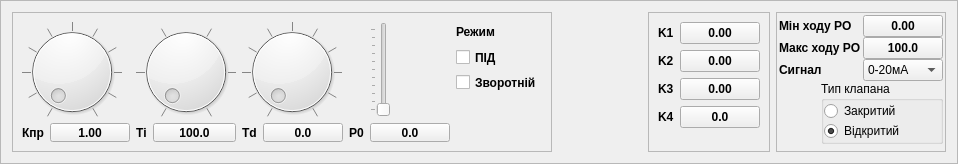
    <widget class="QFrame" name="RegParm">
     <property name="sizePolicy">
      <sizepolicy hsizetype="Preferred" vsizetype="Fixed">
       <horstretch>0</horstretch>
       <verstretch>181</verstretch>
      </sizepolicy>
     </property>
     <property name="frameShape">
      <enum>QFrame::StyledPanel</enum>
     </property>
     <property name="frameShadow">
      <enum>QFrame::Raised</enum>
     </property>
     <layout class="QHBoxLayout" name="horizontalLayout_4">
      <item>
       <widget class="QFrame" name="RegCtrl">
        <property name="sizePolicy">
         <sizepolicy hsizetype="Preferred" vsizetype="Fixed">
          <horstretch>0</horstretch>
          <verstretch>0</verstretch>
         </sizepolicy>
        </property>
        <property name="maximumSize">
         <size>
          <width>16777215</width>
          <height>140</height>
         </size>
        </property>
        <property name="frameShape">
         <enum>QFrame::StyledPanel</enum>
        </property>
        <property name="frameShadow">
         <enum>QFrame::Raised</enum>
        </property>
        <layout class="QGridLayout" name="gridLayout">
         <item row="0" column="8">
          <widget class="QLabel" name="label">
           <property name="font">
            <font>
             <weight>75</weight>
             <bold>true</bold>
            </font>
           </property>
           <property name="text">
            <string>Режим</string>
           </property>
          </widget>
         </item>
         <item row="2" column="8">
          <widget class="QCheckBox" name="regRev">
           <property name="font">
            <font>
             <weight>75</weight>
             <bold>true</bold>
            </font>
           </property>
           <property name="text">
            <string>Зворотній</string>
           </property>
          </widget>
         </item>
         <item row="4" column="0">
          <widget class="QLabel" name="labelKpr">
           <property name="sizePolicy">
            <sizepolicy hsizetype="Maximum" vsizetype="Preferred">
             <horstretch>0</horstretch>
             <verstretch>0</verstretch>
            </sizepolicy>
           </property>
           <property name="font">
            <font>
             <weight>75</weight>
             <bold>true</bold>
            </font>
           </property>
           <property name="text">
            <string>Кпр</string>
           </property>
          </widget>
         </item>
         <item row="4" column="2">
          <widget class="QLabel" name="labelTi">
           <property name="sizePolicy">
            <sizepolicy hsizetype="Maximum" vsizetype="Preferred">
             <horstretch>0</horstretch>
             <verstretch>0</verstretch>
            </sizepolicy>
           </property>
           <property name="font">
            <font>
             <weight>75</weight>
             <bold>true</bold>
            </font>
           </property>
           <property name="text">
            <string>Ті</string>
           </property>
          </widget>
         </item>
         <item row="4" column="4">
          <widget class="QLabel" name="labelTd">
           <property name="sizePolicy">
            <sizepolicy hsizetype="Maximum" vsizetype="Preferred">
             <horstretch>0</horstretch>
             <verstretch>0</verstretch>
            </sizepolicy>
           </property>
           <property name="font">
            <font>
             <weight>75</weight>
             <bold>true</bold>
            </font>
           </property>
           <property name="text">
            <string>Td</string>
           </property>
          </widget>
         </item>
         <item row="0" column="2" rowspan="4" colspan="2">
          <widget class="QDial" name="dialTi">
           <property name="minimumSize">
            <size>
             <width>100</width>
             <height>100</height>
            </size>
           </property>
           <property name="maximumSize">
            <size>
             <width>100</width>
             <height>100</height>
            </size>
           </property>
           <property name="whatsThis">
            <string>Час ізодрому (час подвоєння)</string>
           </property>
           <property name="maximum">
            <number>500</number>
           </property>
           <property name="notchTarget">
            <double>100.000000000000000</double>
           </property>
           <property name="notchesVisible">
            <bool>true</bool>
           </property>
          </widget>
         </item>
         <item row="0" column="0" rowspan="4" colspan="2">
          <widget class="QDial" name="dialKpr">
           <property name="minimumSize">
            <size>
             <width>100</width>
             <height>100</height>
            </size>
           </property>
           <property name="maximumSize">
            <size>
             <width>100</width>
             <height>100</height>
            </size>
           </property>
           <property name="whatsThis">
            <string>Коефіцієнт пропорційності регулятора</string>
           </property>
           <property name="maximum">
            <number>500</number>
           </property>
           <property name="orientation">
            <enum>Qt::Horizontal</enum>
           </property>
           <property name="invertedAppearance">
            <bool>false</bool>
           </property>
           <property name="invertedControls">
            <bool>false</bool>
           </property>
           <property name="wrapping">
            <bool>false</bool>
           </property>
           <property name="notchTarget">
            <double>50.000000000000000</double>
           </property>
           <property name="notchesVisible">
            <bool>true</bool>
           </property>
          </widget>
         </item>
         <item row="1" column="8">
          <widget class="QCheckBox" name="regMode">
           <property name="font">
            <font>
             <weight>75</weight>
             <bold>true</bold>
            </font>
           </property>
           <property name="text">
            <string>ПІД</string>
           </property>
          </widget>
         </item>
         <item row="0" column="4" rowspan="4" colspan="2">
          <widget class="QDial" name="dialTd">
           <property name="minimumSize">
            <size>
             <width>100</width>
             <height>100</height>
            </size>
           </property>
           <property name="maximumSize">
            <size>
             <width>100</width>
             <height>100</height>
            </size>
           </property>
           <property name="whatsThis">
            <string>зміщення виходу для пропорційного регулятора</string>
           </property>
           <property name="maximum">
            <number>10000</number>
           </property>
           <property name="wrapping">
            <bool>false</bool>
           </property>
           <property name="notchTarget">
            <double>100.000000000000000</double>
           </property>
           <property name="notchesVisible">
            <bool>true</bool>
           </property>
          </widget>
         </item>
         <item row="4" column="6">
          <widget class="QLabel" name="labelTd_2">
           <property name="sizePolicy">
            <sizepolicy hsizetype="Maximum" vsizetype="Preferred">
             <horstretch>0</horstretch>
             <verstretch>0</verstretch>
            </sizepolicy>
           </property>
           <property name="font">
            <font>
             <weight>75</weight>
             <bold>true</bold>
            </font>
           </property>
           <property name="text">
            <string>P0</string>
           </property>
          </widget>
         </item>
         <item row="0" column="7" rowspan="4">
          <widget class="QSlider" name="slP0">
           <property name="maximum">
            <number>4000</number>
           </property>
           <property name="singleStep">
            <number>400</number>
           </property>
           <property name="pageStep">
            <number>400</number>
           </property>
           <property name="orientation">
            <enum>Qt::Vertical</enum>
           </property>
           <property name="tickPosition">
            <enum>QSlider::TicksAbove</enum>
           </property>
          </widget>
         </item>
         <item row="4" column="1">
          <widget class="QPushButton" name="sbKpr">
           <property name="sizePolicy">
            <sizepolicy hsizetype="Minimum" vsizetype="MinimumExpanding">
             <horstretch>0</horstretch>
             <verstretch>0</verstretch>
            </sizepolicy>
           </property>
           <property name="font">
            <font>
             <weight>75</weight>
             <bold>true</bold>
            </font>
           </property>
           <property name="text">
            <string>1.00</string>
           </property>
          </widget>
         </item>
         <item row="4" column="3">
          <widget class="QPushButton" name="sbTi">
           <property name="sizePolicy">
            <sizepolicy hsizetype="Minimum" vsizetype="MinimumExpanding">
             <horstretch>0</horstretch>
             <verstretch>0</verstretch>
            </sizepolicy>
           </property>
           <property name="font">
            <font>
             <weight>75</weight>
             <bold>true</bold>
            </font>
           </property>
           <property name="text">
            <string>100.0</string>
           </property>
          </widget>
         </item>
         <item row="4" column="5">
          <widget class="QPushButton" name="sbTd">
           <property name="sizePolicy">
            <sizepolicy hsizetype="Minimum" vsizetype="MinimumExpanding">
             <horstretch>0</horstretch>
             <verstretch>0</verstretch>
            </sizepolicy>
           </property>
           <property name="font">
            <font>
             <weight>75</weight>
             <bold>true</bold>
            </font>
           </property>
           <property name="text">
            <string>0.0</string>
           </property>
          </widget>
         </item>
         <item row="4" column="7">
          <widget class="QPushButton" name="sbP0">
           <property name="sizePolicy">
            <sizepolicy hsizetype="Minimum" vsizetype="MinimumExpanding">
             <horstretch>0</horstretch>
             <verstretch>0</verstretch>
            </sizepolicy>
           </property>
           <property name="font">
            <font>
             <weight>75</weight>
             <bold>true</bold>
            </font>
           </property>
           <property name="text">
            <string>0.0</string>
           </property>
          </widget>
         </item>
        </layout>
       </widget>
      </item>
      <item>
       <spacer name="horizontalSpacer_8">
        <property name="orientation">
         <enum>Qt::Horizontal</enum>
        </property>
        <property name="sizeHint" stdset="0">
         <size>
          <width>90</width>
          <height>20</height>
         </size>
        </property>
       </spacer>
      </item>
      <item>
       <widget class="QFrame" name="frame_K">
        <property name="sizePolicy">
         <sizepolicy hsizetype="Preferred" vsizetype="Fixed">
          <horstretch>0</horstretch>
          <verstretch>0</verstretch>
         </sizepolicy>
        </property>
        <property name="maximumSize">
         <size>
          <width>16777215</width>
          <height>140</height>
         </size>
        </property>
        <property name="frameShape">
         <enum>QFrame::StyledPanel</enum>
        </property>
        <property name="frameShadow">
         <enum>QFrame::Raised</enum>
        </property>
        <layout class="QGridLayout" name="gridLayout_7">
         <item row="0" column="0">
          <widget class="QLabel" name="labelK1">
           <property name="font">
            <font>
             <weight>75</weight>
             <bold>true</bold>
            </font>
           </property>
           <property name="text">
            <string>K1</string>
           </property>
          </widget>
         </item>
         <item row="1" column="0">
          <widget class="QLabel" name="labelK2">
           <property name="font">
            <font>
             <weight>75</weight>
             <bold>true</bold>
            </font>
           </property>
           <property name="text">
            <string>K2</string>
           </property>
          </widget>
         </item>
         <item row="2" column="0">
          <widget class="QLabel" name="labelK3">
           <property name="font">
            <font>
             <weight>75</weight>
             <bold>true</bold>
            </font>
           </property>
           <property name="text">
            <string>K3</string>
           </property>
          </widget>
         </item>
         <item row="3" column="0">
          <widget class="QLabel" name="labelK4">
           <property name="font">
            <font>
             <weight>75</weight>
             <bold>true</bold>
            </font>
           </property>
           <property name="text">
            <string>K4</string>
           </property>
          </widget>
         </item>
         <item row="4" column="1">
          <spacer name="verticalSpacer_3">
           <property name="orientation">
            <enum>Qt::Vertical</enum>
           </property>
           <property name="sizeHint" stdset="0">
            <size>
             <width>20</width>
             <height>40</height>
            </size>
           </property>
          </spacer>
         </item>
         <item row="0" column="1">
          <widget class="QPushButton" name="sbK_1">
           <property name="font">
            <font>
             <weight>75</weight>
             <bold>true</bold>
            </font>
           </property>
           <property name="text">
            <string>0.00</string>
           </property>
          </widget>
         </item>
         <item row="1" column="1">
          <widget class="QPushButton" name="sbK_2">
           <property name="font">
            <font>
             <weight>75</weight>
             <bold>true</bold>
            </font>
           </property>
           <property name="text">
            <string>0.00</string>
           </property>
          </widget>
         </item>
         <item row="2" column="1">
          <widget class="QPushButton" name="sbK_3">
           <property name="font">
            <font>
             <weight>75</weight>
             <bold>true</bold>
            </font>
           </property>
           <property name="text">
            <string>0.00</string>
           </property>
          </widget>
         </item>
         <item row="3" column="1">
          <widget class="QPushButton" name="sbK_4">
           <property name="font">
            <font>
             <weight>75</weight>
             <bold>true</bold>
            </font>
           </property>
           <property name="text">
            <string>0.0</string>
           </property>
          </widget>
         </item>
        </layout>
       </widget>
      </item>
      <item>
       <widget class="QFrame" name="frame_Valve">
        <property name="sizePolicy">
         <sizepolicy hsizetype="Preferred" vsizetype="Fixed">
          <horstretch>0</horstretch>
          <verstretch>0</verstretch>
         </sizepolicy>
        </property>
        <property name="maximumSize">
         <size>
          <width>16777215</width>
          <height>140</height>
         </size>
        </property>
        <property name="frameShape">
         <enum>QFrame::StyledPanel</enum>
        </property>
        <property name="frameShadow">
         <enum>QFrame::Raised</enum>
        </property>
        <layout class="QGridLayout" name="gridLayout_6">
         <property name="horizontalSpacing">
          <number>2</number>
         </property>
         <property name="verticalSpacing">
          <number>0</number>
         </property>
         <property name="margin">
          <number>2</number>
         </property>
         <item row="1" column="0" colspan="2">
          <widget class="QLabel" name="label_4">
           <property name="font">
            <font>
             <weight>75</weight>
             <bold>true</bold>
            </font>
           </property>
           <property name="text">
            <string>Макс ходу РО</string>
           </property>
          </widget>
         </item>
         <item row="4" column="1" colspan="2">
          <widget class="QGroupBox" name="gbRev">
           <property name="whatsThis">
            <string>Вибір типу робочого органа</string>
           </property>
           <property name="title">
            <string>Тип клапана</string>
           </property>
           <property name="alignment">
            <set>Qt::AlignLeading|Qt::AlignLeft|Qt::AlignTop</set>
           </property>
           <property name="flat">
            <bool>true</bool>
           </property>
           <property name="checkable">
            <bool>false</bool>
           </property>
           <layout class="QVBoxLayout" name="verticalLayout">
            <property name="spacing">
             <number>0</number>
            </property>
            <property name="margin">
             <number>0</number>
            </property>
            <item>
             <widget class="QRadioButton" name="pRev">
              <property name="text">
               <string>Закритий</string>
              </property>
              <property name="checked">
               <bool>false</bool>
              </property>
             </widget>
            </item>
            <item>
             <widget class="QRadioButton" name="rRev">
              <property name="text">
               <string>Відкритий</string>
              </property>
              <property name="checked">
               <bool>true</bool>
              </property>
             </widget>
            </item>
           </layout>
          </widget>
         </item>
         <item row="5" column="1">
          <spacer name="verticalSpacer">
           <property name="orientation">
            <enum>Qt::Vertical</enum>
           </property>
           <property name="sizeHint" stdset="0">
            <size>
             <width>20</width>
             <height>40</height>
            </size>
           </property>
          </spacer>
         </item>
         <item row="0" column="0" colspan="2">
          <widget class="QLabel" name="label_3">
           <property name="font">
            <font>
             <weight>75</weight>
             <bold>true</bold>
            </font>
           </property>
           <property name="text">
            <string>Мін ходу РО</string>
           </property>
          </widget>
         </item>
         <item row="2" column="2">
          <widget class="QComboBox" name="to">
           <item>
            <property name="text">
             <string>0-20мА</string>
            </property>
           </item>
           <item>
            <property name="text">
             <string>0-5мА</string>
            </property>
           </item>
           <item>
            <property name="text">
             <string>4-20мА</string>
            </property>
           </item>
          </widget>
         </item>
         <item row="2" column="0" colspan="2">
          <widget class="QLabel" name="label_6">
           <property name="font">
            <font>
             <weight>75</weight>
             <bold>true</bold>
            </font>
           </property>
           <property name="text">
            <string>Сигнал</string>
           </property>
          </widget>
         </item>
         <item row="0" column="2">
          <widget class="QPushButton" name="sbXmin">
           <property name="sizePolicy">
            <sizepolicy hsizetype="Minimum" vsizetype="MinimumExpanding">
             <horstretch>0</horstretch>
             <verstretch>0</verstretch>
            </sizepolicy>
           </property>
           <property name="font">
            <font>
             <weight>75</weight>
             <bold>true</bold>
            </font>
           </property>
           <property name="text">
            <string>0.00</string>
           </property>
          </widget>
         </item>
         <item row="1" column="2">
          <widget class="QPushButton" name="sbXmax">
           <property name="sizePolicy">
            <sizepolicy hsizetype="Minimum" vsizetype="MinimumExpanding">
             <horstretch>0</horstretch>
             <verstretch>0</verstretch>
            </sizepolicy>
           </property>
           <property name="font">
            <font>
             <weight>75</weight>
             <bold>true</bold>
            </font>
           </property>
           <property name="text">
            <string>100.0</string>
           </property>
          </widget>
         </item>
        </layout>
       </widget>
      </item>
     </layout>
    </widget>
